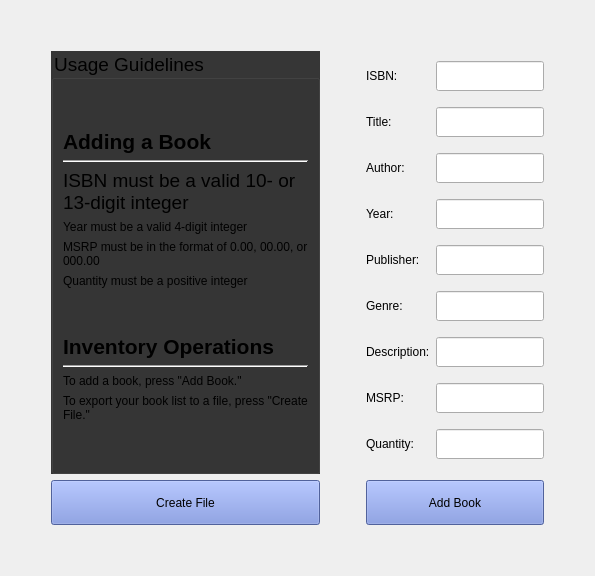
          <widget class="QWidget" name="tab_2">
           <attribute name="title">
            <string>Add Book</string>
           </attribute>
           <layout class="QHBoxLayout" name="horizontalLayout_7">
            <item>
             <layout class="QGridLayout" name="gridLayout_4">
              <item row="1" column="4">
               <spacer name="horizontalSpacer_6">
                <property name="orientation">
                 <enum>Qt::Horizontal</enum>
                </property>
                <property name="sizeHint" stdset="0">
                 <size>
                  <width>40</width>
                  <height>20</height>
                 </size>
                </property>
               </spacer>
              </item>
              <item row="0" column="1">
               <spacer name="verticalSpacer_8">
                <property name="orientation">
                 <enum>Qt::Vertical</enum>
                </property>
                <property name="sizeHint" stdset="0">
                 <size>
                  <width>20</width>
                  <height>40</height>
                 </size>
                </property>
               </spacer>
              </item>
              <item row="1" column="2">
               <spacer name="horizontalSpacer_7">
                <property name="orientation">
                 <enum>Qt::Horizontal</enum>
                </property>
                <property name="sizeHint" stdset="0">
                 <size>
                  <width>40</width>
                  <height>20</height>
                 </size>
                </property>
               </spacer>
              </item>
              <item row="1" column="0">
               <spacer name="horizontalSpacer_5">
                <property name="orientation">
                 <enum>Qt::Horizontal</enum>
                </property>
                <property name="sizeHint" stdset="0">
                 <size>
                  <width>40</width>
                  <height>20</height>
                 </size>
                </property>
               </spacer>
              </item>
              <item row="3" column="1">
               <spacer name="verticalSpacer_9">
                <property name="orientation">
                 <enum>Qt::Vertical</enum>
                </property>
                <property name="sizeHint" stdset="0">
                 <size>
                  <width>20</width>
                  <height>40</height>
                 </size>
                </property>
               </spacer>
              </item>
              <item row="2" column="3">
               <layout class="QHBoxLayout" name="horizontalLayout_6">
                <item>
                 <widget class="QPushButton" name="addBookBtn">
                  <property name="minimumSize">
                   <size>
                    <width>0</width>
                    <height>45</height>
                   </size>
                  </property>
                  <property name="styleSheet">
                   <string notr="true">QPushButton {
background-color: #7289da
}</string>
                  </property>
                  <property name="text">
                   <string>Add Book</string>
                  </property>
                 </widget>
                </item>
               </layout>
              </item>
              <item row="1" column="3">
               <layout class="QGridLayout" name="gridLayout_3">
                <item row="3" column="1">
                 <widget class="QLineEdit" name="addYearLineEdit">
                  <property name="minimumSize">
                   <size>
                    <width>0</width>
                    <height>30</height>
                   </size>
                  </property>
                 </widget>
                </item>
                <item row="8" column="1">
                 <widget class="QLineEdit" name="addQuantityLineEdit">
                  <property name="minimumSize">
                   <size>
                    <width>0</width>
                    <height>30</height>
                   </size>
                  </property>
                 </widget>
                </item>
                <item row="2" column="1">
                 <widget class="QLineEdit" name="addAuthorLineEdit">
                  <property name="minimumSize">
                   <size>
                    <width>0</width>
                    <height>30</height>
                   </size>
                  </property>
                 </widget>
                </item>
                <item row="5" column="1">
                 <widget class="QLineEdit" name="addGenreLineEdit">
                  <property name="minimumSize">
                   <size>
                    <width>0</width>
                    <height>30</height>
                   </size>
                  </property>
                 </widget>
                </item>
                <item row="7" column="1">
                 <widget class="QLineEdit" name="addMSRPLineEdit">
                  <property name="minimumSize">
                   <size>
                    <width>0</width>
                    <height>30</height>
                   </size>
                  </property>
                 </widget>
                </item>
                <item row="3" column="0">
                 <widget class="QLabel" name="addYearLabel">
                  <property name="text">
                   <string>Year:</string>
                  </property>
                 </widget>
                </item>
                <item row="5" column="0">
                 <widget class="QLabel" name="addGenreLabel">
                  <property name="text">
                   <string>Genre:</string>
                  </property>
                 </widget>
                </item>
                <item row="7" column="0">
                 <widget class="QLabel" name="addMSRPLabel">
                  <property name="text">
                   <string>MSRP:</string>
                  </property>
                 </widget>
                </item>
                <item row="1" column="0">
                 <widget class="QLabel" name="addTitleLabel">
                  <property name="text">
                   <string>Title:</string>
                  </property>
                 </widget>
                </item>
                <item row="4" column="0">
                 <widget class="QLabel" name="addPublisherLabel">
                  <property name="text">
                   <string>Publisher:</string>
                  </property>
                 </widget>
                </item>
                <item row="6" column="1">
                 <widget class="QLineEdit" name="addDescLineEdit">
                  <property name="minimumSize">
                   <size>
                    <width>0</width>
                    <height>30</height>
                   </size>
                  </property>
                 </widget>
                </item>
                <item row="0" column="1">
                 <widget class="QLineEdit" name="addISBNLineEdit">
                  <property name="minimumSize">
                   <size>
                    <width>0</width>
                    <height>30</height>
                   </size>
                  </property>
                 </widget>
                </item>
                <item row="0" column="0">
                 <widget class="QLabel" name="addISBNLabel">
                  <property name="text">
                   <string>ISBN:</string>
                  </property>
                 </widget>
                </item>
                <item row="4" column="1">
                 <widget class="QLineEdit" name="addPublisherLineEdit">
                  <property name="minimumSize">
                   <size>
                    <width>0</width>
                    <height>30</height>
                   </size>
                  </property>
                 </widget>
                </item>
                <item row="2" column="0">
                 <widget class="QLabel" name="addAuthorLabel">
                  <property name="text">
                   <string>Author:</string>
                  </property>
                 </widget>
                </item>
                <item row="1" column="1">
                 <widget class="QLineEdit" name="addTitleLineEdit">
                  <property name="minimumSize">
                   <size>
                    <width>0</width>
                    <height>30</height>
                   </size>
                  </property>
                 </widget>
                </item>
                <item row="8" column="0">
                 <widget class="QLabel" name="addQuantityLabel">
                  <property name="text">
                   <string>Quantity:</string>
                  </property>
                 </widget>
                </item>
                <item row="6" column="0">
                 <widget class="QLabel" name="addDescLabel">
                  <property name="text">
                   <string>Description:</string>
                  </property>
                 </widget>
                </item>
               </layout>
              </item>
              <item row="1" column="1">
               <widget class="QGroupBox" name="groupBox">
                <property name="font">
                 <font>
                  <family>Arial</family>
                  <pointsize>14</pointsize>
                 </font>
                </property>
                <property name="styleSheet">
                 <string notr="true">QGroupBox {
background-color: #363636
}</string>
                </property>
                <property name="title">
                 <string>Usage Guidelines</string>
                </property>
                <layout class="QVBoxLayout" name="verticalLayout_5">
                 <item>
                  <spacer name="verticalSpacer_10">
                   <property name="orientation">
                    <enum>Qt::Vertical</enum>
                   </property>
                   <property name="sizeHint" stdset="0">
                    <size>
                     <width>20</width>
                     <height>40</height>
                    </size>
                   </property>
                  </spacer>
                 </item>
                 <item>
                  <layout class="QVBoxLayout" name="verticalLayout_4">
                   <item>
                    <layout class="QVBoxLayout" name="verticalLayout_2">
                     <item>
                      <widget class="QLabel" name="label_10">
                       <property name="font">
                        <font>
                         <family>Arial</family>
                         <pointsize>16</pointsize>
                         <bold>true</bold>
                        </font>
                       </property>
                       <property name="text">
                        <string>Adding a Book</string>
                       </property>
                      </widget>
                     </item>
                     <item>
                      <widget class="Line" name="line">
                       <property name="orientation">
                        <enum>Qt::Horizontal</enum>
                       </property>
                      </widget>
                     </item>
                     <item>
                      <widget class="QLabel" name="label_4">
                       <property name="font">
                        <font>
                         <family>Arial</family>
                         <pointsize>14</pointsize>
                        </font>
                       </property>
                       <property name="text">
                        <string>ISBN must be a valid 10- or 13-digit integer</string>
                       </property>
                       <property name="wordWrap">
                        <bool>true</bool>
                       </property>
                      </widget>
                     </item>
                     <item>
                      <widget class="QLabel" name="label_5">
                       <property name="text">
                        <string>Year must be a valid 4-digit integer</string>
                       </property>
                       <property name="wordWrap">
                        <bool>true</bool>
                       </property>
                      </widget>
                     </item>
                     <item>
                      <widget class="QLabel" name="label_6">
                       <property name="text">
                        <string>MSRP must be in the format of 0.00, 00.00, or 000.00</string>
                       </property>
                       <property name="wordWrap">
                        <bool>true</bool>
                       </property>
                      </widget>
                     </item>
                     <item>
                      <widget class="QLabel" name="label_7">
                       <property name="text">
                        <string>Quantity must be a positive integer</string>
                       </property>
                       <property name="wordWrap">
                        <bool>true</bool>
                       </property>
                      </widget>
                     </item>
                    </layout>
                   </item>
                   <item>
                    <spacer name="verticalSpacer_7">
                     <property name="orientation">
                      <enum>Qt::Vertical</enum>
                     </property>
                     <property name="sizeHint" stdset="0">
                      <size>
                       <width>20</width>
                       <height>40</height>
                      </size>
                     </property>
                    </spacer>
                   </item>
                   <item>
                    <layout class="QVBoxLayout" name="verticalLayout_3">
                     <item>
                      <widget class="QLabel" name="label_11">
                       <property name="font">
                        <font>
                         <family>Arial</family>
                         <pointsize>16</pointsize>
                         <bold>true</bold>
                        </font>
                       </property>
                       <property name="text">
                        <string>Inventory Operations</string>
                       </property>
                      </widget>
                     </item>
                     <item>
                      <widget class="Line" name="line_2">
                       <property name="orientation">
                        <enum>Qt::Horizontal</enum>
                       </property>
                      </widget>
                     </item>
                     <item>
                      <widget class="QLabel" name="label_8">
                       <property name="text">
                        <string>To add a book, press &quot;Add Book.&quot;</string>
                       </property>
                      </widget>
                     </item>
                     <item>
                      <widget class="QLabel" name="label_9">
                       <property name="text">
                        <string>To export your book list to a file, press &quot;Create File.&quot;</string>
                       </property>
                       <property name="wordWrap">
                        <bool>true</bool>
                       </property>
                      </widget>
                     </item>
                     <item>
                      <spacer name="verticalSpacer_6">
                       <property name="orientation">
                        <enum>Qt::Vertical</enum>
                       </property>
                       <property name="sizeHint" stdset="0">
                        <size>
                         <width>20</width>
                         <height>40</height>
                        </size>
                       </property>
                      </spacer>
                     </item>
                    </layout>
                   </item>
                  </layout>
                 </item>
                </layout>
               </widget>
              </item>
              <item row="2" column="1">
               <widget class="QPushButton" name="addUserListBtn">
                <property name="minimumSize">
                 <size>
                  <width>0</width>
                  <height>45</height>
                 </size>
                </property>
                <property name="styleSheet">
                 <string notr="true">QPushButton {
background-color: #7289da
}</string>
                </property>
                <property name="text">
                 <string>Create File</string>
                </property>
               </widget>
              </item>
             </layout>
            </item>
           </layout>
          </widget>
